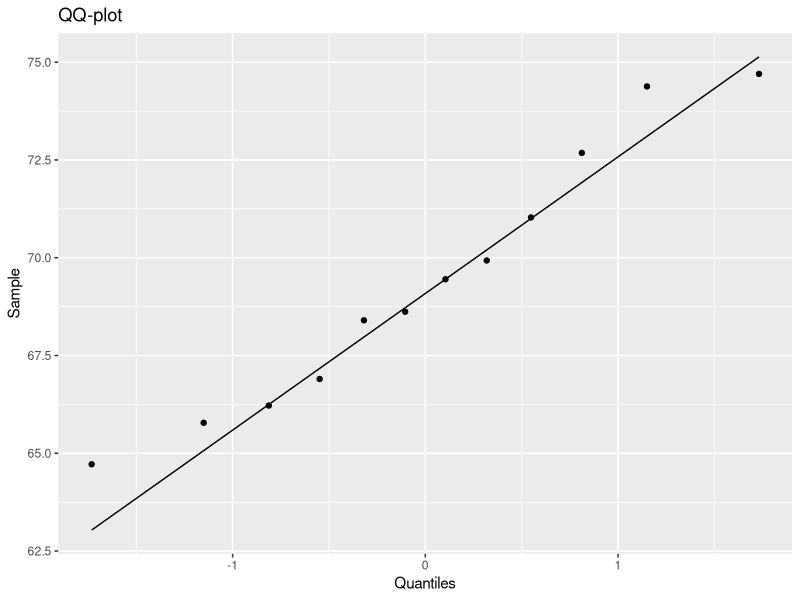

R code for this plot:
library(readr)
library(tidyverse)
fil = read.csv("orkester.csv", sep = "",header = FALSE)

#Da filen er uten overskrifter, legger jeg til overskrifter manuelt
names(fil)[1] = "orkester"
names(fil)[2] = "spilletid"

ggplot() + geom_qq(data = fil, mapping = aes(sample= spilletid)) + geom_qq_line(data = fil, mapping = aes(sample = spilletid)) + labs(x = "Quantiles", y = "Sample", title = "QQ-plot")

#For å finne et koefeddisensintervall, finner vi først empirisk stanadavvik for datasettet

s = var(fil$spilletid)
n = length(fil$spilletid) #finner antall observasjoner
a = 0.05 #koefedisengraden
u = qchisq(1-a/2,n-1) #beregner kvantiler
l = qchisq(a/2,n-1)

intervall = sqrt((s*(n-1))*c(1/u,1/l))


print(intervall) #skriver ut koefedisiensintervaller for svanadaviket

#Da hele koefedisiensintervallet ligger utenfor null, kan vi konkludere med at forskjellen mellom ulike strykere er signifikant
